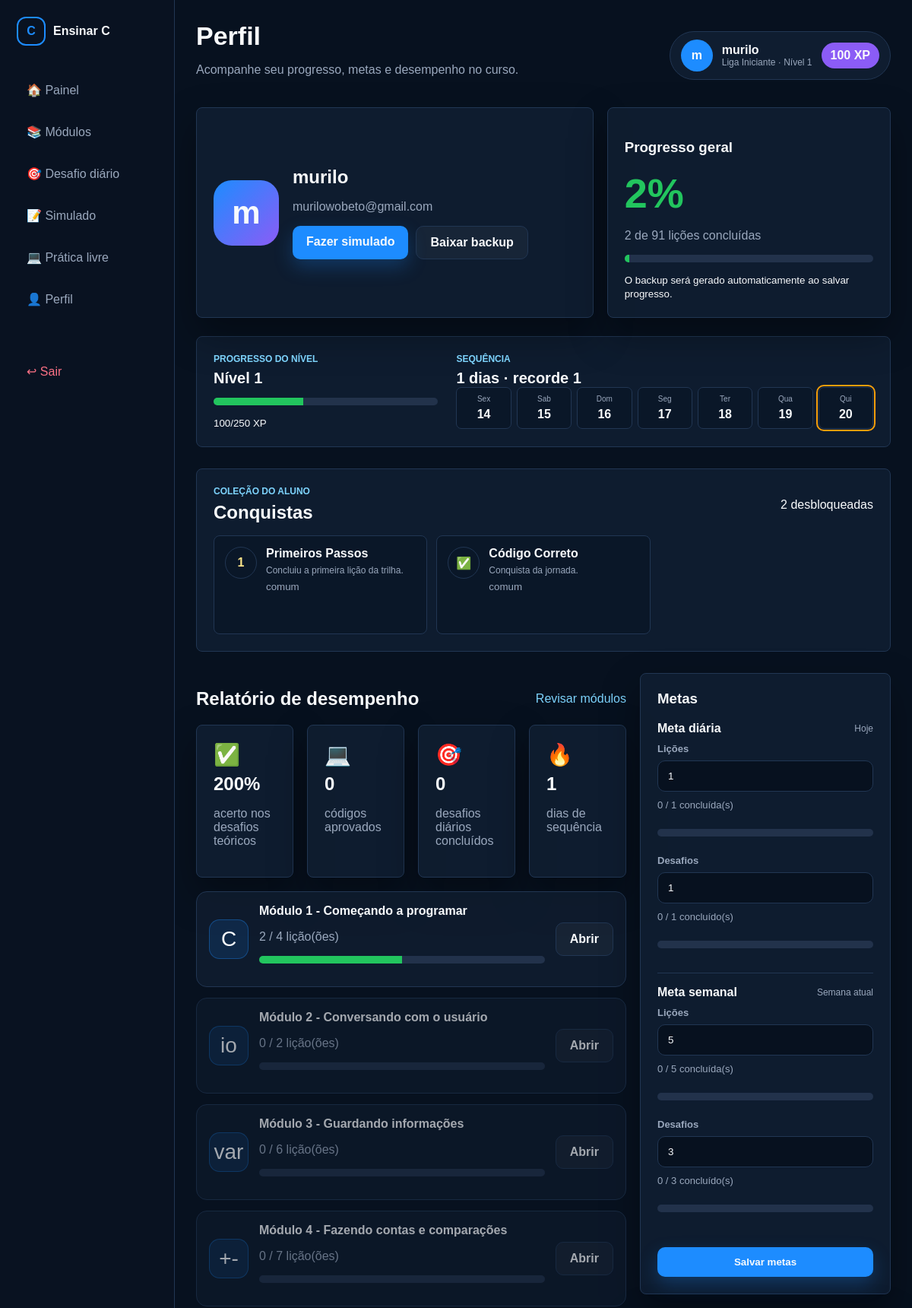
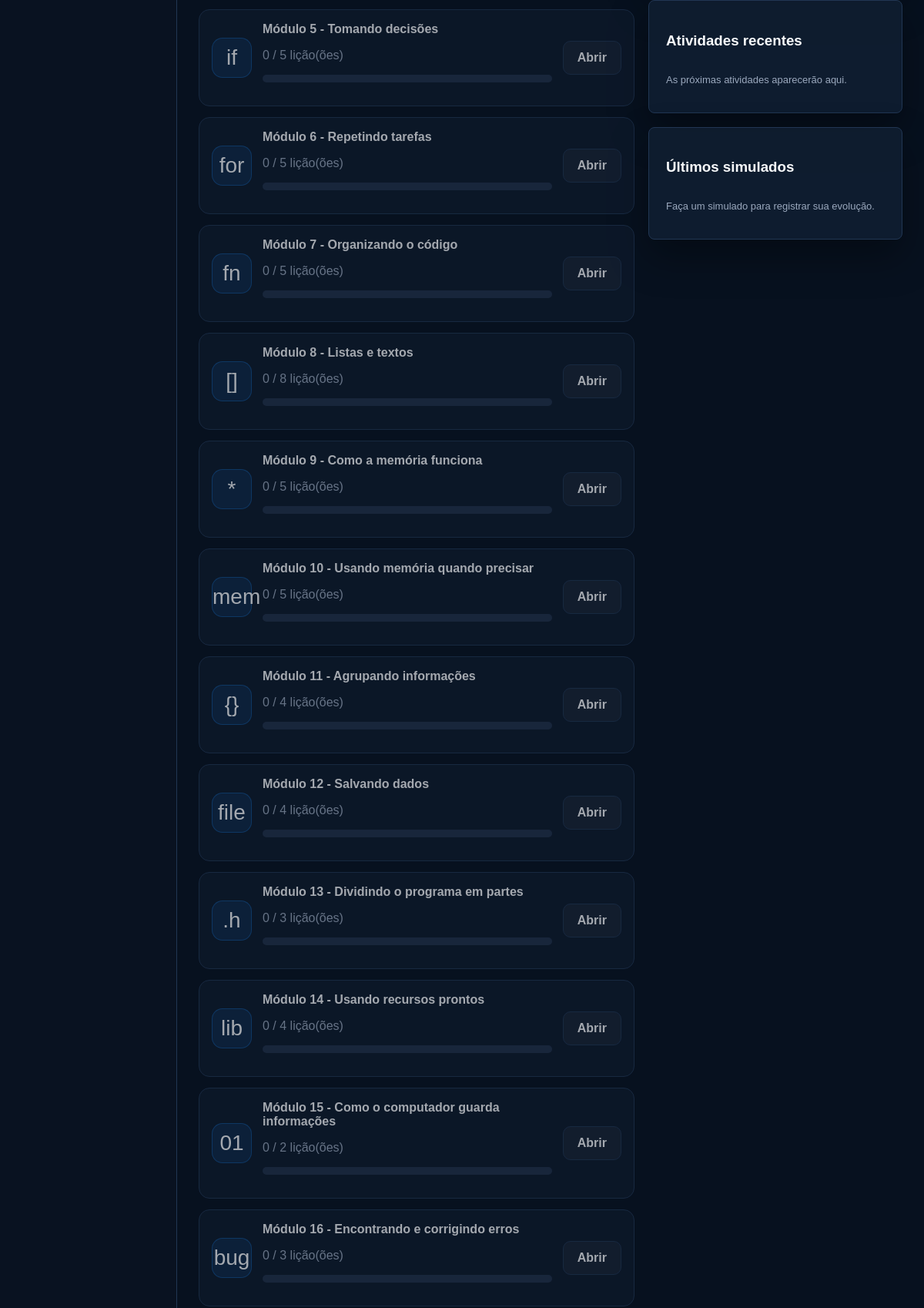
The app's page /perfil (signed in, upper part) with its own data (2 pictures, top to bottom).
### tables this page shows
CREATE TABLE usuarios (
            id INTEGER PRIMARY KEY AUTOINCREMENT,
            nome TEXT NOT NULL,
            email TEXT UNIQUE NOT NULL,
            senha TEXT NOT NULL,
            xp INTEGER DEFAULT 0,
            nivel INTEGER DEFAULT 1,
            sequencia INTEGER DEFAULT 1,
            ultimo_acesso TEXT
        , melhor_sequencia INTEGER DEFAULT 0, ultima_atividade TEXT, protecoes_sequencia INTEGER DEFAULT 1);

CREATE TABLE conquistas_usuario (
            id INTEGER PRIMARY KEY AUTOINCREMENT,
            usuario_id INTEGER NOT NULL,
            nome TEXT NOT NULL,
            icone TEXT NOT NULL, descricao TEXT, raridade TEXT DEFAULT 'comum', desbloqueada_em TEXT,
            UNIQUE(usuario_id, nome)
        );

### app.py (the view)
@app.route("/perfil")
def perfil():
    usuario = usuario_logado()
    if not usuario:
        return redirect(url_for("login"))
    concluidas = contar_concluidas(usuario["id"])
    porcentagem = int((concluidas / total_licoes()) * 100)
    desempenho = resumo_desempenho(usuario["id"])
    metas = progresso_metas(usuario["id"])
    modulos_relatorio = relatorio_modulos(usuario["id"])
    backup_recente = backup_mais_recente(usuario["id"])
    conceder_conquistas(usuario["id"])
    conn = conectar()
    conquistas = conn.execute(
        "SELECT * FROM conquistas_usuario WHERE usuario_id = ? ORDER BY id DESC",
        (usuario["id"],),
    ).fetchall()
    calendario = calendario_atividade(conn, usuario["id"])
    conn.close()
    return render_template(
        "app/perfil.html",
        concluidas=concluidas,
        porcentagem=porcentagem,
        desempenho=desempenho,
        metas=metas,
        modulos_relatorio=modulos_relatorio,
        backup_recente=backup_recente,
        conquistas=conquistas,
        calendario=calendario,
        liga=liga_por_xp(usuario["xp"]),
        nivel_jogo=estado_nivel(usuario["xp"]),
    )

### app.py (called while the page is built)
def conectar():
    pasta = os.path.dirname(DB_PATH)
    if pasta:
        os.makedirs(pasta, exist_ok=True)
    conn = sqlite3.connect(DB_PATH)
    conn.row_factory = sqlite3.Row
    return conn

def usuario_logado():
    if "usuario_id" not in session:
        return None
    conn = conectar()
    usuario = conn.execute("SELECT * FROM usuarios WHERE id = ?", (session["usuario_id"],)).fetchone()
    conn.close()
    return usuario

def total_licoes():
    return sum(len(m["licoes"]) for m in MODULOS)

def contar_concluidas(usuario_id):
    conn = conectar()
    total = conn.execute(
        "SELECT COUNT(*) AS total FROM progresso WHERE usuario_id = ? AND concluida = 1",
        (usuario_id,)
    ).fetchone()["total"]
    conn.close()
    return total

def modulo_liberado(usuario_id, modulo_id):
    if modulo_id == 1:
        return True
    modulo_anterior = next((m for m in MODULOS if m["id"] == modulo_id - 1), None)
    if not modulo_anterior:
        return False
    ids_licoes = [l["id"] for l in modulo_anterior["licoes"]]
    placeholders = ",".join("?" for _ in ids_licoes)
    conn = conectar()
    params = [usuario_id] + ids_licoes
    concluidas = conn.execute(
        f"SELECT COUNT(*) AS total FROM progresso WHERE usuario_id = ? AND licao_id IN ({placeholders}) AND concluida = 1",
        params
    ).fetchone()["total"]
    conn.close()
    return concluidas == len(ids_licoes)

def modulo_acessivel(usuario_id, modulo_id):
    if modulo_liberado(usuario_id, modulo_id):
        return True
    conn = conectar()
    registro = conn.execute(
        "SELECT id FROM progresso WHERE usuario_id = ? AND modulo_id = ? LIMIT 1",
        (usuario_id, modulo_id)
    ).fetchone()
    conn.close()
    return registro is not None

def progresso_modulo(usuario_id, modulo):
    ids = [l["id"] for l in modulo["licoes"]]
    if not ids:
        return 0
    placeholders = ",".join("?" for _ in ids)
    params = [usuario_id] + ids
    conn = conectar()
    concluidas = conn.execute(
        f"SELECT COUNT(*) AS total FROM progresso WHERE usuario_id = ? AND licao_id IN ({placeholders}) AND concluida = 1",
        params
    ).fetchone()["total"]
    conn.close()
    return int((concluidas / len(ids)) * 100)

def conceder_conquistas(usuario_id):
    conn = conectar()
    novas = sincronizar_conquistas(
        conn,
        usuario_id,
        total_licoes(),
        len(MODULOS[0]["licoes"]),
    )
    conn.commit()
    conn.close()
    return novas

### templates/app/perfil.html (shortened to what this page needs)
{% extends "layouts/base.html" %}
{% block content %}
<div class="topbar">
    <div>
        <h1>Perfil</h1>
        <p>Acompanhe seu progresso, metas e desempenho no curso.</p>
    </div>
    <div class="user-pill">
        <div class="avatar">{{ usuario.nome[0] }}</div>
        <div>
            <strong>{{ usuario.nome }}</strong>
            <span>{{ liga.nome }} · Nível {{ usuario.nivel }}</span>
        </div>
        <b>{{ usuario.xp }} XP</b>
    </div>
</div>
<section class="profile-summary">
    <article class="card profile-card">
        <div class="profile-avatar-large">{{ usuario.nome[0] }}</div>
        <div>
            <h2>{{ usuario.nome }}</h2>
            <p>{{ usuario.email }}</p>
            <div class="profile-actions">
                <a class="btn btn-primary" href="/simulado">Fazer simulado</a>
                <a class="btn btn-ghost" href="/backup-progresso">Baixar backup</a>
            </div>
        </div>
    </article>
    <article class="card progress-card">
        <h3>Progresso geral</h3>
        <div class="percent">{{ porcentagem }}%</div>
        <p>{{ concluidas }} de {{ total_licoes }} lições concluídas</p>
        <div class="bar"><span style="width: {{ porcentagem }}%"></span></div>
        {% if backup_recente %}
            <small>Último backup: {{ backup_recente.criado_em }}</small>
        {% else %}
            <small>O backup será gerado automaticamente ao salvar progresso.</small>
        {% endif %}
    </article>
</section>
<section class="profile-game-strip">
    <div class="profile-level-block">
        <span class="page-kicker">Progresso do nível</span>
        <strong>Nível {{ nivel_jogo.nivel }}</strong>
        <div class="bar"><span style="width: {{ nivel_jogo.percentual }}%"></span></div>
        <small>{{ nivel_jogo.xp_atual }}/{{ nivel_jogo.xp_alvo }} XP</small>
    </div>
    <div class="profile-streak-block">
        <div>
            <span class="page-kicker">Sequência</span>
            <strong>{{ usuario.sequencia }} dias · recorde {{ usuario.melhor_sequencia }}</strong>
        </div>
        <div class="week-strip compact" aria-label="Atividade nos últimos sete dias">
            {% for dia in calendario %}
            <div class="week-day {% if dia.ativo %}active{% endif %} {% if dia.hoje %}today{% endif %}">
                <span>{{ dia.nome }}</span>
                <b>{{ dia.dia }}</b>
            </div>
            {% endfor %}
        </div>
    </div>
</section>
<section class="achievement-collection-section">
    <div class="section-head">
        <div>
            <span class="page-kicker">Coleção do aluno</span>
            <h2>Conquistas</h2>
        </div>
        <span>{{ conquistas|length }} desbloqueadas</span>
    </div>
    <div class="achievement-grid">
        {% for conquista in conquistas %}
        <article class="achievement-tile {{ conquista.raridade or 'comum' }}">
            <span>{{ conquista.icone }}</span>
            <div>
                <strong>{{ conquista.nome }}</strong>
                <p>{{ conquista.descricao or 'Conquista da jornada.' }}</p>
                <small>{{ conquista.raridade or 'comum' }}</small>
            </div>
        </article>
        {% else %}
        <p class="small-muted">Conclua a primeira lição para abrir sua coleção.</p>
        {% endfor %}
    </div>
</section>
<section class="content-grid profile-grid">
    <div>
        <div class="section-head">
            <h2>Relatório de desempenho</h2>
            <a href="/modulos">Revisar módulos</a>
        </div>
        <div class="mini-stats report-stats">
            <div class="card"><span>✅</span><strong>{{ desempenho.taxa_quiz }}%</strong><p>acerto nos desafios teóricos</p></div>
            <div class="card"><span>💻</span><strong>{{ desempenho.codigos_validados }}</strong><p>códigos aprovados</p></div>
            <div class="card"><span>🎯</span><strong>{{ desempenho.desafios_concluidos }}</strong><p>desafios diários concluídos</p></div>
            <div class="card"><span>🔥</span><strong>{{ usuario.sequencia }}</strong><p>dias de sequência</p></div>
        </div>
        <section class="module-report">
            {% for modulo in modulos_relatorio %}
            <article class="module-row {% if not modulo.liberado %}locked{% endif %}">
                <div class="module-icon">{{ modulo.icone }}</div>
                <div>
                    <strong>Módulo {{ modulo.id }} - {{ modulo.titulo }}</strong>
                    <p>{{ modulo.concluidas }} / {{ modulo.total }} lição(ões)</p>
                    <div class="bar"><span style="width: {{ modulo.progresso }}%"></span></div>
                </div>
                <a class="btn btn-ghost" href="/estudar/{{ modulo.id }}">Abrir</a>
            </article>
            {% endfor %}
        </section>
    </div>
    <aside class="right-panel">
        <div class="card goals-card">
            <h3>Metas</h3>
            <form method="post" action="/metas" class="goals-form">
                {% for meta in metas %}
                <section class="goal-block">
                    <div class="goal-title">
                        <strong>{{ meta.titulo }}</strong>
                        <span>{{ meta.periodo }}</span>
                    </div>
                    <label>
                        Lições
                        <input type="number" min="0" max="30" name="{{ meta.tipo }}_licoes" value="{{ meta.alvo_licoes }}">
                    </label>
                    <p>{{ meta.feito_licoes }} / {{ meta.alvo_licoes }} concluída(s)</p>
                    <div class="bar"><span style="width: {{ meta.percentual_licoes }}%"></span></div>
                    <label>
                        Desafios
                        <input type="number" min="0" max="14" name="{{ meta.tipo }}_desafios" value="{{ meta.alvo_desafios }}">
                    </label>
                    <p>{{ meta.feito_desafios }} / {{ meta.alvo_desafios }} concluído(s)</p>
                    <div class="bar"><span style="width: {{ meta.percentual_desafios }}%"></span></div>
                </section>
                {% endfor %}
                <button class="btn btn-primary full" type="submit">Salvar metas</button>
            </form>
        </div>
        <div class="card">
            <h3>Atividades recentes</h3>
            <div class="activity-list">
                {% for item in desempenho.atividades %}
                <div>
                    <strong>{{ item.licao }}</strong>
                    <span>{{ item.modulo }} · {{ item.data }}</span>
                </div>
                {% else %}
                <p class="small-muted">As próximas atividades aparecerão aqui.</p>
                {% endfor %}
            </div>
        </div>
        <div class="card">
            <h3>Últimos simulados</h3>
            <div class="activity-list">
                {% for simulado in desempenho.simulados %}
                <div>
                    <strong>{{ simulado.percentual }}%</strong>
                    <span>{{ simulado.acertos }} / {{ simulado.total }} acertos · {{ simulado.criado_em }}</span>
                </div>
                {% else %}
                <p class="small-muted">Faça um simulado para registrar sua evolução.</p>
                {% endfor %}
            </div>
        </div>
    </aside>
</section>
{% endblock %}

### records on screen
usuarios: nome "m", nome "murilo", nivel "1", xp "100", email "murilowobeto@gmail.com", sequencia "1", melhor_sequencia "1"
conquistas_usuario: icone "1", nome "Primeiros Passos", descricao "Concluiu a primeira lição da trilha.", raridade "comum"
conquistas_usuario: icone "✅", nome "Código Correto", descricao "Conquista da jornada.", raridade "comum"

### other values on screen
{{ liga.nome }} "Liga Iniciante"
{{ porcentagem }} "2"
{{ concluidas }} "2"
{{ total_licoes }} "91"
{{ nivel_jogo.nivel }} "1"
{{ nivel_jogo.xp_atual }} "100"
{{ nivel_jogo.xp_alvo }} "250"
{{ dia.nome }} "Sex" "Sab" "Dom" "Seg" "Ter" "Qua" "Qui"
{{ dia.dia }} "14" "15" "16" "17" "18" "19" "20"
{{ conquistas|length }} "2"
{{ desempenho.taxa_quiz }} "200"
{{ desempenho.codigos_validados }} "0"
{{ desempenho.desafios_concluidos }} "0"
{{ modulo.icone }} "C" "io" "var" "+-" "if" "for" "fn" "[]" "*" "mem" "{}" "file" ".h" "lib" "01" "bug"
{{ modulo.id }} "1" "2" "3" "4" "5" "6" "7" "8" "9" "10" "11" "12" "13" "14" "15" "16"
